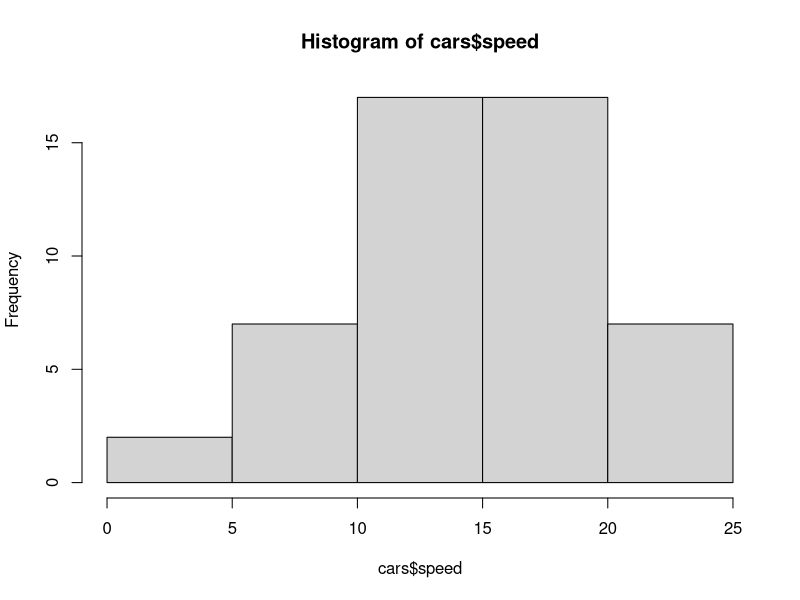
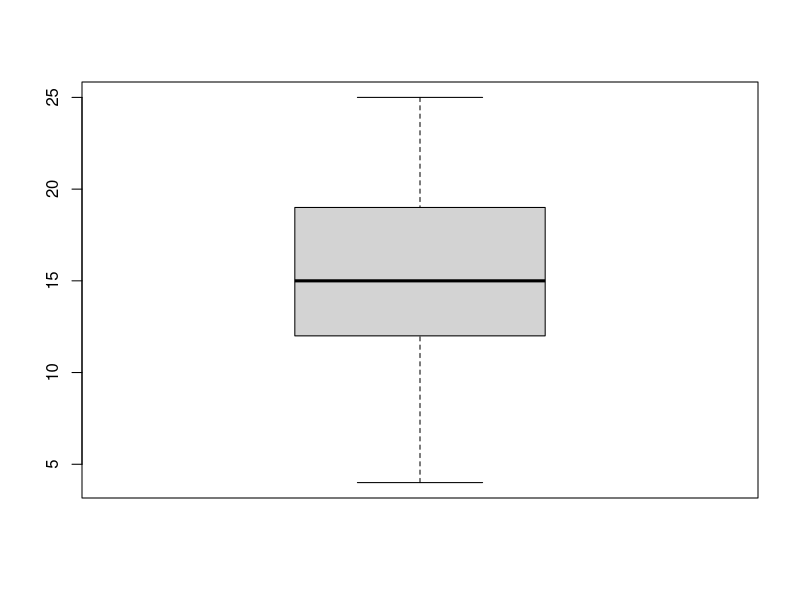
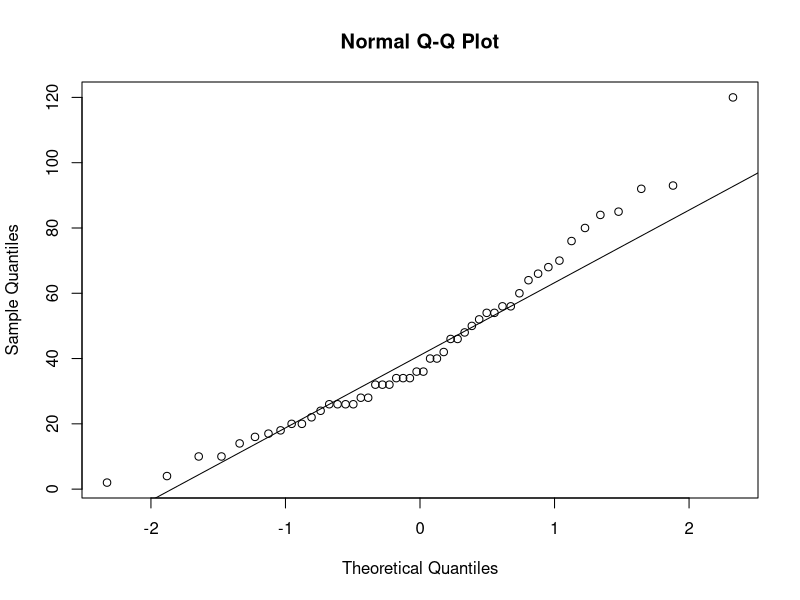
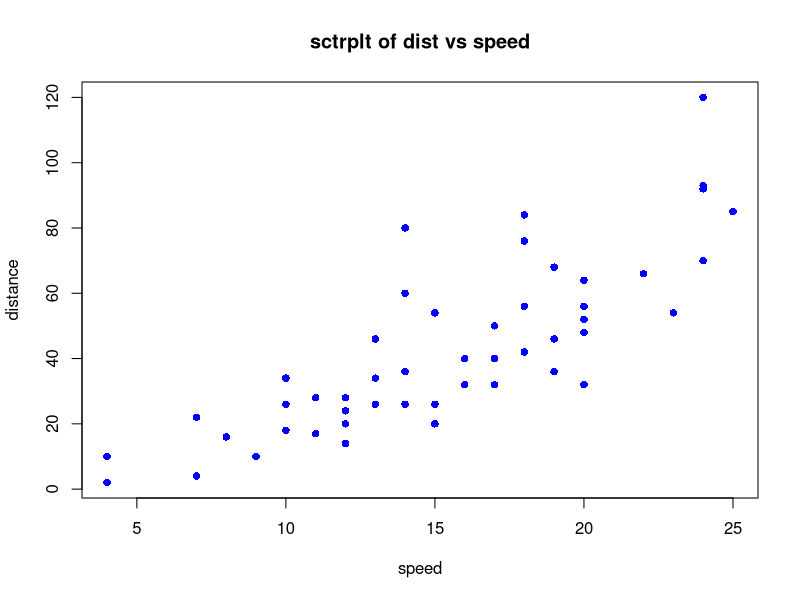

The R script that drew these images, in order:
value<- (300-278.6033)/53.8656
value

round(value, 4)

#-------------------------------------------------------------------------------
data("cars")
head(cars)

dist <- cars$dist
dist
mean(dist)
median(dist)
sd(dist)
var(dist)
min(dist)
max(dist)

#-------------------------------------------------------------------------------
#create histogram
hist(cars$speed)

boxplot(cars$speed)

#-------------------------------------------------------------------------------
qqnorm(cars$dist) # also QQ plot
qqline(cars$dist)
#-------------------------------------------------------------------------------
#create scatterplot of dist(y) vs speed(x)

plot(cars$speed, cars$dist,
     main="sctrplt of dist vs speed",
     xlab="speed",
     ylab="distance",
     pch=16, col="blue") #pch is plotting character, in this case solid circle

#-------------------------------------------------------------------------------
#a linear model for dist vs speed and report its intercept estimate, 
#slope estimates, and R square value

model <- lm(dist~speed, data=cars)
summary(model)
#intercept=-17.5791
#slope=3.9324

#r square value from the summary
# r square value ranges [0,1]
# r square means how well model explains variation in dependent variable(dist) based on 
#independent variable(speed)
#higher value indicates better fit of model to the data
r <- summary(model)$r.squared

round(r,4) #round off to 4 places

#-------------------------------------------------------------------------------
#further probability questions from week2
m <- 3
s <- 10

#P(y<34.1)
pnorm(34.1,m,s)

#P(y>34.1)
1-pnorm(34.1,m,s)
#-------------------------------------------------------------------------------
 #error in regression model if x=1.4, y obsv =5.3
# Y pred = 1.8 + 2.5X 
Y_pred <- 1.8 + 2.5*1.4
Y_pred
Y_obsv <- 5.7
E <- Y_obsv-Y_pred
E

#-------------------------------------------------------------------------------
#IQR contains 50 percent of the data

# median = center line = middle range of data (quartile 2) = 50th percentile
# Quartile 1 = 25th percentile
#index_1 <- 0.25*(n+1) #n=no of data points
#index_2 <- 0.75*(n+1)

# Quartile 3 = 75th percentile
# IQR = contains 50% of the data
# Minimum = Q1 - 1.5 * IQR (lower fence)
# Maximum = Q3 + 1.5 * IQR (upper fence)
# Any points outside is a outlier

# Sample dataset
my_data <- c(12, 18, 21, 23, 27, 30, 35, 38, 40, 45)

# Calculate Q1 (25th percentile)
q1 <- quantile(my_data, probs = 0.25)

# Calculate Q3 (75th percentile)
q3 <- quantile(my_data, probs = 0.75)

# Print Q1 and Q3
print(q1)
print(q3)
summary(my_data)

# Calculate the IQR
iqr_value <- IQR(my_data)

# Print the IQR
print(iqr_value)




